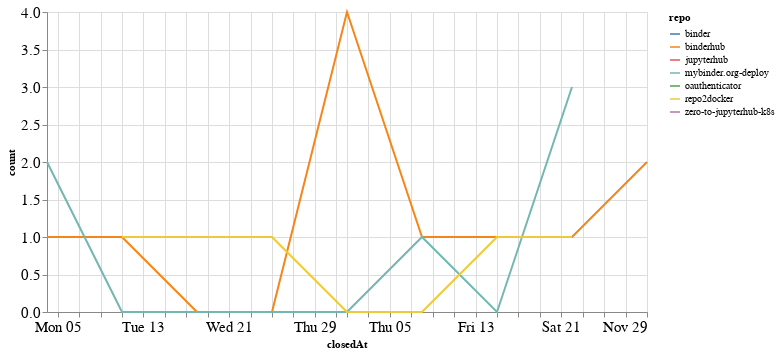

The notebook cell this image was saved under:
### Code cell
closed_by_time = closed_by.groupby('repo').resample('W', on='closedAt').count()['author'].reset_index()
closed_by_time = closed_by_time.rename(columns={'author': 'count'})

alt.Chart(closed_by_time, width=600).mark_line().encode(
    x='closedAt',
    y='count',
    color='repo',
    tooltip="repo"
)

### Figure 1 — Vega-Lite specification as saved in the notebook (floating-point values rounded to 4 significant figures)
{"config": {"axisLeft": {"labelFontSize": 15}, "axisBottom": {"labelFontSize": 15}}, "data": {"name": "data-0fc8cd8f98c4d7f1d17d417fe4564363"}, "mark": "line", "encoding": {"color": {"type": "nominal", "field": "repo"}, "tooltip": {"type": "nominal", "field": "repo"}, "x": {"type": "temporal", "field": "closedAt"}, "y": {"type": "quantitative", "field": "count"}}, "width": 600, "$schema": "https://vega.github.io/schema/vega-lite/v4.8.1.json", "datasets": {"data-0fc8cd8f98c4d7f1d17d417fe4564363": [{"repo": "binder", "closedAt": "2020-11-15T00:00:00", "count": 1}, {"repo": "binderhub", "closedAt": "2020-10-04T00:00:00", "count": 1}, {"repo": "binderhub", "closedAt": "2020-10-11T00:00:00", "count": 1}, {"repo": "binderhub", "closedAt": "2020-10-18T00:00:00", "count": 0}, {"repo": "binderhub", "closedAt": "2020-10-25T00:00:00", "count": 0}, {"repo": "binderhub", "closedAt": "2020-11-01T00:00:00", "count": 4}, {"repo": "binderhub", "closedAt": "2020-11-08T00:00:00", "count": 1}, {"repo": "binderhub", "closedAt": "2020-11-15T00:00:00", "count": 1}, {"repo": "binderhub", "closedAt": "2020-11-22T00:00:00", "count": 1}, {"repo": "binderhub", "closedAt": "2020-11-29T00:00:00", "count": 2}, {"repo": "jupyterhub", "closedAt": "2020-11-22T00:00:00", "count": 1}, {"repo": "mybinder.org-deploy", "closedAt": "2020-10-04T00:00:00", "count": 2}, {"repo": "mybinder.org-deploy", "closedAt": "2020-10-11T00:00:00", "count": 0}, {"repo": "mybinder.org-deploy", "closedAt": "2020-10-18T00:00:00", "count": 0}, {"repo": "mybinder.org-deploy", "closedAt": "2020-10-25T00:00:00", "count": 0}, {"repo": "mybinder.org-deploy", "closedAt": "2020-11-01T00:00:00", "count": 0}, {"repo": "mybinder.org-deploy", "closedAt": "2020-11-08T00:00:00", "count": 1}, {"repo": "mybinder.org-deploy", "closedAt": "2020-11-15T00:00:00", "count": 0}, {"repo": "mybinder.org-deploy", "closedAt": "2020-11-22T00:00:00", "count": 3}, {"repo": "oauthenticator", "closedAt": "2020-11-22T00:00:00", "count": 1}, {"repo": "repo2docker", "closedAt": "2020-10-11T00:00:00", "count": 1}, {"repo": "repo2docker", "closedAt": "2020-10-18T00:00:00", "count": 1}, {"repo": "repo2docker", "closedAt": "2020-10-25T00:00:00", "count": 1}, {"repo": "repo2docker", "closedAt": "2020-11-01T00:00:00", "count": 0}, {"repo": "repo2docker", "closedAt": "2020-11-08T00:00:00", "count": 0}, {"repo": "repo2docker", "closedAt": "2020-11-15T00:00:00", "count": 1}, {"repo": "repo2docker", "closedAt": "2020-11-22T00:00:00", "count": 1}, {"repo": "zero-to-jupyterhub-k8s", "closedAt": "2020-10-18T00:00:00", "count": 1}]}}
